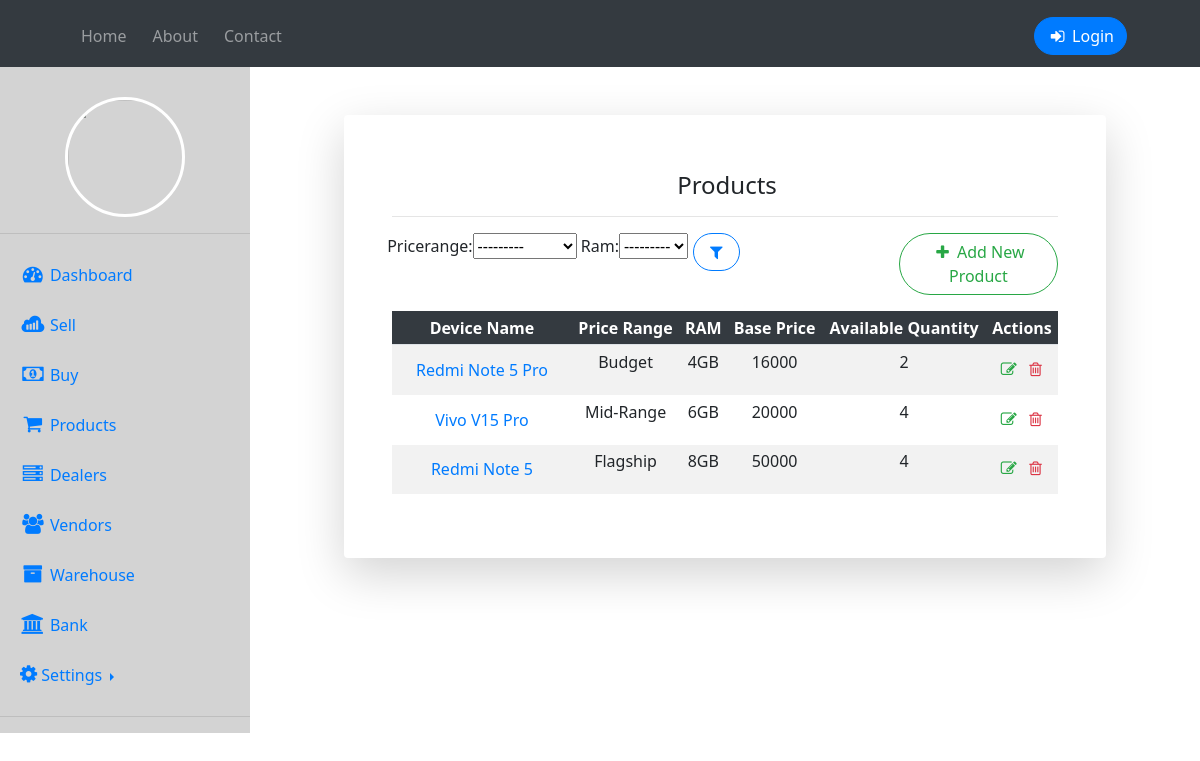
Page /products on the committed database.
### home/models.py (models this page shows, shortened)
class PriceRange(models.Model):
    pricerange = models.CharField(max_length=50)
    def __str__(self):
        return self.pricerange

class Ram(models.Model):
    ram = models.CharField(max_length=50)
    def __str__(self):
        return self.ram

class Product(models.Model):
    name = models.CharField(max_length=50)
    quantity = models.IntegerField()
    manufac = models.CharField(max_length=50)
    dealer = models.ForeignKey(Dealer, on_delete=models.CASCADE)
    price = models.IntegerField()
    pricerange = models.ForeignKey(PriceRange, on_delete = models.CASCADE)
    ram = models.ForeignKey(Ram, on_delete = models.CASCADE)
    desc = models.TextField()
    tprice = models.IntegerField(null=True, blank=True)
    photo = models.ImageField(null=True, blank=True)

### home/views.py (the view)
# urls.py: path("products", views.products, name='products'),
def products(request):
        contents = Product.objects.all()
        myfilter = ProductFilter(request.GET, queryset=contents)
        contents = myfilter.qs
        return render(request, 'products.html', {'contents' : contents, 'myfilter' : myfilter})

### templates/products.html (shortened to what this page needs)
{% extends 'dashboard.html' %}
{% block body %}
<div class="container">
    <div class="row justify-content-center">
      <div class="col-xl-10 col-lg-12 col-md-9">
        <div class="card o-hidden border-0 shadow-lg my-5">
          <div class="card-body p-5">
            <form class="container p-0">
            <div class="text-center mt-2 mb-2">
                <h1 class="h4 text-gray-900 mb-2 mt-0 ml-1">Products</h1>
                <hr>
              </div>
              <div class="form-row">
                  <div class="form-group">
                    <form method="GET">
                        {{myfilter.form}}
                    </form>
                  </div>
                <div class="form-group col">
                    <button type="submit" value="Search" class="btn btn-outline-primary"><i class="fa fa-filter fa-fw" aria-hidden="true"></i></button>
                </div>
                <div class="form-group col-md-3">
                    <a href='/addunit' class="btn btn-outline-success "><i class="fa fa-plus fa-fw" aria-hidden="true"></i> Add New Product</a>
                </div>
                </div>
            <table class="table table-striped table-borderless table-sm">
                <thead class="thead-dark border-bottom">
                <tr align="center">
                    <th>Device Name</th>
                    <th>Price Range</th>
                    <th>RAM</th>
                    <th>Base Price</th>
                    <th>Available Quantity</th>
                    <th>Actions</th>
                </tr>
                </thead>
                {% for content in contents %}
                <tr align="center">
                    <td><a href="{% url 'productdetails' %}" class="nav-link">{{content.name }}</a></td>
                    <td>{{ content.pricerange }}</td>
                    <td>{{ content.ram }}</td>
                    <td>{{ content.price }}</td>
                    <td>{{ content.quantity }}</td>
                    <td>
                        <a href="{% url 'edit' content.id %}"><span class="btn text-success px-0"><i class="fa fa-pencil-square-o fa-fw" aria-hidden="true"></i></span></a>
                        <a href="{% url 'delete' content.id %}"><span class="btn text-danger px-0"><i class="fa fa-trash-o fa-fw" aria-hidden="true"></i></span></a>
                    </td>
                </tr>
                {% endfor %}
            </table>
        </form>
        </div>
        </div>
        </div>
        </div>
        </div>
{% endblock body %}

### templates/dashboard.html (shortened to what this page needs)
<!DOCTYPE html>
<html lang="en">
<head>
    <link rel="stylesheet" href="https://stackpath.bootstrapcdn.com/font-awesome/4.7.0/css/font-awesome.min.css">
    <link rel="stylesheet" href="https://stackpath.bootstrapcdn.com/bootstrap/4.5.2/css/bootstrap.min.css">
    <link rel="stylesheet" href="https://cdnjs.cloudflare.com/ajax/libs/font-awesome/4.7.0/css/font-awesome.min.css">
</head>
<body>
    <nav class="navbar navbar-expand-lg navbar-dark bg-dark">
        <div class="collapse navbar-collapse" id="navbarSupportedContent">
          <ul class="navbar-nav mr-auto ml-5 p-1">
            <li class="nav-item">
              <a class="nav-link" href="/">Home <span class="sr-only">(current)</span></a>
            </li>
            <li class="nav-item">
              <a class="nav-link" href="/about">About</a>
            </li>
            <li class="nav-item">
              <a class="nav-link" href="/contact">Contact</a>
            </li>
          </ul>
          <ul class="navbar-nav mr-5 ml-0 p-1">
            {% if user.is_authenticated %}
            <li class="nav-item active mr-2">
              <a class ="btn btn-success" href="/dashboarddata"><i class="fa fa-user-circle fa-fw" aria-hidden="true"></i>  Welcome, {{user.username}}</a>
            </li>
            <li class="nav-item Logout">
              <a class="btn btn-warning Logout" href="/logout"><i class="fa fa-sign-out fa-fw" aria-hidden="true"></i>  Logout</a>
            </li>
            {% else %}
            <li class="nav-item">
              <a class="btn btn-primary" href="/login"><i class="fa fa-sign-in fa-fw" aria-hidden="true"></i>  Login</a>
            </li>
            {% endif %}
          </ul>
         </div>
      </nav>
    <div class="side-menu">
        <center>
            <img src="/static/1.png"><br>
            <hr>
        </center>
        <a href="/dashboarddata" ><i class="fa fa-tachometer fa-fw" aria-hidden="true"></i>  <span>Dashboard</span></a>
        <a href="/sales" > <i class="fa fa-sellsy fa-fw" aria-hidden="true"></i>  <span>Sell</span></a>
        <a href="/buy" ><i class="fa fa-money fa-fw" aria-hidden="true"></i>  <span>Buy</span></a>
        <a href="/products" ><i class="fa fa-shopping-cart fa-fw" aria-hidden="true"></i>  <span>Products</span></a>
        <a href="/dealers" ><i class="fa fa-server fa-fw" aria-hidden="true"></i>  <span>Dealers</span></a>
        <a href="/vendors" ><i class="fa fa-users fa-fw" aria-hidden="true"></i> <span>Vendors</span></a>
        <a href="/warehouse" ><i class="fa fa-archive fa-fw" aria-hidden="true"></i>  <span>Warehouse</span></a>
        <a href="/bank" ><i class="fa fa-university fa-fw" aria-hidden="true"></i>  <span>Bank</span></a>
        <li class="dropright">
            <a class="dropdown-toggle" href="#" data-toggle="dropdown" aria-haspopup="true" aria-expanded="false">
              <i class="fa fa-cog" aria-hidden="true"></i>
              <span>Settings</span>
            </a>
          </li>
        <hr>
    </div>
    <div class="data">
            {% block body %}
            {% endblock body %}
    </div>
</body>
</html>>

### templates/dashboard.html (style rules this page uses)
* { padding: 0; margin: 0; text-decoration: none; list-style: none; box-sizing: border-box; font-family: 'Segoe UI', Tahoma, Geneva, Verdana, sans-serif; }
.data { height: auto; margin-left: 250px; background-size: cover; }
nav { background: #343c47; line-height: 20px; position: absolute; width: 100%; }
nav ul { float: right; margin-top: 5px; margin-right: 20px; }
nav ul li { line-height: 20px; margin: 0 5px; display: inline; }
.btn { border-radius: 50px; }
.side-menu { position: absolute; background: lightgray; width: 250px; left: 100; height: absolute; margin-top: 0px; }
.side-menu center img { height: 120px; width: 120px; border-radius: 50%; margin-top: 30px; border: 3px solid white; }
.side-menu a { display: block; line-height: 50px; transition: 0.5s; }
.side-menu i { font-size: 20px; margin-left: 20px; text-decoration: none; }

### rows in the picture
PriceRange: pricerange "---------"
Ram: ram "---------"
Product: name "Redmi Note 5 Pro", pricerange "Budget", ram "4GB", price "16000", quantity "2"
Product: name "Vivo V15 Pro", pricerange "Mid-Range", ram "6GB", price "20000", quantity "4"
Product: name "Redmi Note 5", pricerange "Flagship", ram "8GB", price "50000", quantity "4"
